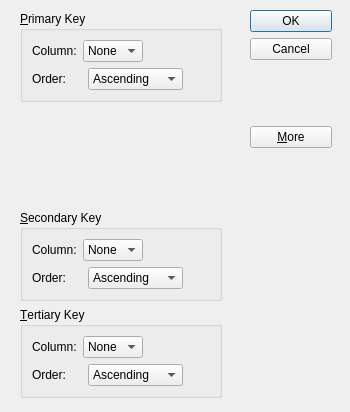
<?xml version="1.0" encoding="UTF-8"?>
<ui version="4.0">
 <class>sortDialog</class>
 <widget class="QDialog" name="sortDialog">
  <property name="geometry">
   <rect>
    <x>0</x>
    <y>0</y>
    <width>350</width>
    <height>412</height>
   </rect>
  </property>
  <property name="windowTitle">
   <string>Dialog</string>
  </property>
  <widget class="QWidget" name="">
   <property name="geometry">
    <rect>
     <x>250</x>
     <y>10</y>
     <width>82</width>
     <height>138</height>
    </rect>
   </property>
   <layout class="QVBoxLayout" name="verticalLayout_9">
    <item>
     <widget class="QPushButton" name="okButton">
      <property name="text">
       <string>OK</string>
      </property>
      <property name="default">
       <bool>true</bool>
      </property>
     </widget>
    </item>
    <item>
     <widget class="QPushButton" name="cancelButton">
      <property name="text">
       <string>Cancel</string>
      </property>
     </widget>
    </item>
    <item>
     <spacer name="verticalSpacer">
      <property name="orientation">
       <enum>Qt::Vertical</enum>
      </property>
      <property name="sizeHint" stdset="0">
       <size>
        <width>20</width>
        <height>40</height>
       </size>
      </property>
     </spacer>
    </item>
    <item>
     <widget class="QPushButton" name="moreButton">
      <property name="text">
       <string>&amp;More</string>
      </property>
      <property name="checkable">
       <bool>true</bool>
      </property>
     </widget>
    </item>
   </layout>
  </widget>
  <widget class="QWidget" name="">
   <property name="geometry">
    <rect>
     <x>20</x>
     <y>11</y>
     <width>202</width>
     <height>387</height>
    </rect>
   </property>
   <layout class="QVBoxLayout" name="verticalLayout">
    <item>
     <widget class="QGroupBox" name="primarygroupBox">
      <property name="title">
       <string>&amp;Primary Key</string>
      </property>
      <layout class="QFormLayout" name="formLayout">
       <item row="0" column="0">
        <layout class="QVBoxLayout" name="verticalLayout_2">
         <item>
          <layout class="QHBoxLayout" name="horizontalLayout">
           <item>
            <widget class="QLabel" name="label">
             <property name="text">
              <string>Column:</string>
             </property>
            </widget>
           </item>
           <item>
            <widget class="QComboBox" name="PrimaryColumnCombo">
             <item>
              <property name="text">
               <string>None</string>
              </property>
             </item>
            </widget>
           </item>
           <item>
            <spacer name="horizontalSpacer">
             <property name="orientation">
              <enum>Qt::Horizontal</enum>
             </property>
             <property name="sizeHint" stdset="0">
              <size>
               <width>40</width>
               <height>20</height>
              </size>
             </property>
            </spacer>
           </item>
          </layout>
         </item>
         <item>
          <layout class="QHBoxLayout" name="horizontalLayout_2">
           <item>
            <widget class="QLabel" name="label_2">
             <property name="text">
              <string>Order:</string>
             </property>
            </widget>
           </item>
           <item>
            <widget class="QComboBox" name="primaryOrderCombo">
             <item>
              <property name="text">
               <string>Ascending</string>
              </property>
             </item>
             <item>
              <property name="text">
               <string>Descending</string>
              </property>
             </item>
            </widget>
           </item>
          </layout>
         </item>
        </layout>
       </item>
      </layout>
     </widget>
    </item>
    <item>
     <spacer name="verticalSpacer_2">
      <property name="orientation">
       <enum>Qt::Vertical</enum>
      </property>
      <property name="sizeHint" stdset="0">
       <size>
        <width>20</width>
        <height>40</height>
       </size>
      </property>
     </spacer>
    </item>
    <item>
     <widget class="QGroupBox" name="SecondaryGroupBox">
      <property name="title">
       <string>&amp;Secondary Key</string>
      </property>
      <layout class="QFormLayout" name="formLayout_4">
       <item row="0" column="0">
        <layout class="QVBoxLayout" name="verticalLayout_7">
         <item>
          <layout class="QHBoxLayout" name="horizontalLayout_3">
           <item>
            <widget class="QLabel" name="label_7">
             <property name="text">
              <string>Column:</string>
             </property>
            </widget>
           </item>
           <item>
            <widget class="QComboBox" name="secondaryColumnCombo">
             <item>
              <property name="text">
               <string>None</string>
              </property>
             </item>
            </widget>
           </item>
           <item>
            <spacer name="horizontalSpacer_4">
             <property name="orientation">
              <enum>Qt::Horizontal</enum>
             </property>
             <property name="sizeHint" stdset="0">
              <size>
               <width>40</width>
               <height>20</height>
              </size>
             </property>
            </spacer>
           </item>
          </layout>
         </item>
         <item>
          <layout class="QHBoxLayout" name="horizontalLayout_10">
           <item>
            <widget class="QLabel" name="label_8">
             <property name="text">
              <string>Order:</string>
             </property>
            </widget>
           </item>
           <item>
            <widget class="QComboBox" name="secondaryOrderCombo">
             <item>
              <property name="text">
               <string>Ascending</string>
              </property>
             </item>
             <item>
              <property name="text">
               <string>Descending</string>
              </property>
             </item>
            </widget>
           </item>
          </layout>
         </item>
        </layout>
       </item>
      </layout>
     </widget>
    </item>
    <item>
     <widget class="QGroupBox" name="TertiaryGroupBox">
      <property name="title">
       <string>&amp;Tertiary Key</string>
      </property>
      <layout class="QFormLayout" name="formLayout_5">
       <item row="0" column="0">
        <layout class="QVBoxLayout" name="verticalLayout_8">
         <item>
          <layout class="QHBoxLayout" name="horizontalLayout_11">
           <item>
            <widget class="QLabel" name="label_9">
             <property name="text">
              <string>Column:</string>
             </property>
            </widget>
           </item>
           <item>
            <widget class="QComboBox" name="tertiaryColumnCombo">
             <item>
              <property name="text">
               <string>None</string>
              </property>
             </item>
            </widget>
           </item>
           <item>
            <spacer name="horizontalSpacer_5">
             <property name="orientation">
              <enum>Qt::Horizontal</enum>
             </property>
             <property name="sizeHint" stdset="0">
              <size>
               <width>40</width>
               <height>20</height>
              </size>
             </property>
            </spacer>
           </item>
          </layout>
         </item>
         <item>
          <layout class="QHBoxLayout" name="horizontalLayout_12">
           <item>
            <widget class="QLabel" name="label_10">
             <property name="text">
              <string>Order:</string>
             </property>
            </widget>
           </item>
           <item>
            <widget class="QComboBox" name="tertiaryOrderCombo">
             <item>
              <property name="text">
               <string>Ascending</string>
              </property>
             </item>
             <item>
              <property name="text">
               <string>Descending</string>
              </property>
             </item>
            </widget>
           </item>
          </layout>
         </item>
        </layout>
       </item>
      </layout>
     </widget>
    </item>
   </layout>
  </widget>
 </widget>
 <resources/>
 <connections>
  <connection>
   <sender>okButton</sender>
   <signal>clicked()</signal>
   <receiver>sortDialog</receiver>
   <slot>accept()</slot>
   <hints>
    <hint type="sourcelabel">
     <x>293</x>
     <y>24</y>
    </hint>
    <hint type="destinationlabel">
     <x>65</x>
     <y>139</y>
    </hint>
   </hints>
  </connection>
  <connection>
   <sender>cancelButton</sender>
   <signal>clicked()</signal>
   <receiver>sortDialog</receiver>
   <slot>reject()</slot>
   <hints>
    <hint type="sourcelabel">
     <x>320</x>
     <y>55</y>
    </hint>
    <hint type="destinationlabel">
     <x>141</x>
     <y>154</y>
    </hint>
   </hints>
  </connection>
  <connection>
   <sender>moreButton</sender>
   <signal>toggled(bool)</signal>
   <receiver>SecondaryGroupBox</receiver>
   <slot>setVisible(bool)</slot>
   <hints>
    <hint type="sourcelabel">
     <x>308</x>
     <y>126</y>
    </hint>
    <hint type="destinationlabel">
     <x>194</x>
     <y>228</y>
    </hint>
   </hints>
  </connection>
 </connections>
</ui>
